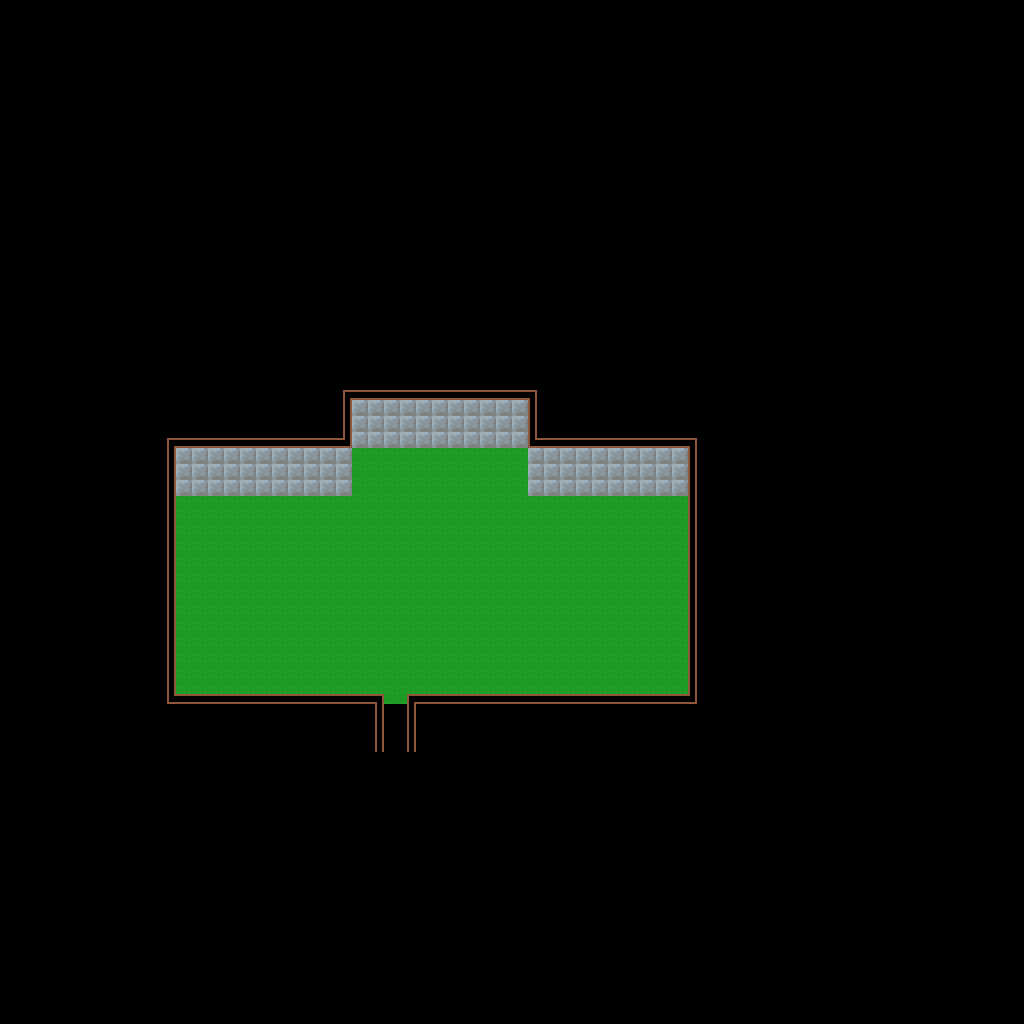

Tiled map render using the project's own tile images. Description and the map definition, with tile-layer contents summarised, below:
An orthogonal 64x64 tile map with 16x16 px tiles, 4 tile layers (background, buildings, midGround, foreGround), 2 tilesets and 1 object.

<map version="1.2" tiledversion="1.3.0" orientation="orthogonal" renderorder="right-down" compressionlevel="0" width="64" height="64" tilewidth="16" tileheight="16" infinite="0" nextlayerid="6" nextobjectid="33">
 <tileset firstgid="1" source="InteriorSpriteSheet.tsx" />
 <tileset firstgid="10001" source="MasterSpriteSheet.tsx" />
 <layer id="1" name="background" width="64" height="64">
  <data>[4096 cells, 545 non-empty, 2 distinct tile ids]</data>
 </layer>
 <objectgroup id="2" name="Portal">
  <object id="32" x="384" y="728.667" width="19" height="16">
   <properties>
    <property name="Click" value="false" />
    <property name="SafteyOffSetX" value="0" />
    <property name="SafteyOffSetY" value="-50" />
    <property name="standardFrom" value="DobbinHouse" />
    <property name="standardTo" value="Town" />
   </properties>
  </object>
 </objectgroup>
 <layer id="3" name="buildings" width="64" height="64">
  <data>[4096 cells, 109 non-empty, 10 distinct tile ids]</data>
 </layer>
 <layer id="4" name="midGround" width="64" height="64">
  <data>[4096 cells, 0 non-empty, 0 distinct tile ids]</data>
 </layer>
 <layer id="5" name="foreGround" width="64" height="64">
  <data>[4096 cells, 0 non-empty, 0 distinct tile ids]</data>
 </layer>
</map>
